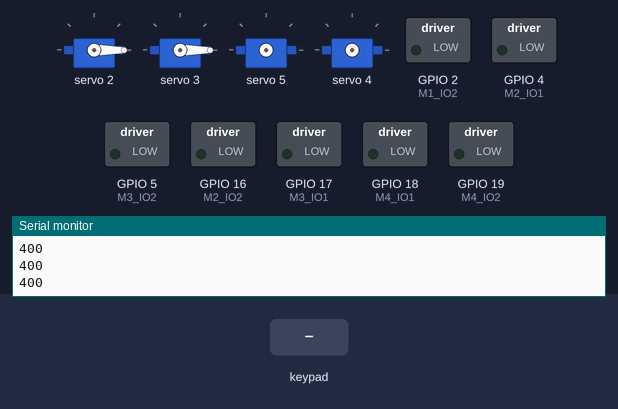
A program run on a simulated ESP32. Parts: 4 × servo, switched loads named in the program (green lamp = pin HIGH), the last lines printed to the serial monitor. The inputs (shaded band) are chosen by the test bench.

Above: at 1.3 s.
1.4 s: key 'U' pressed
At 2.6 s:
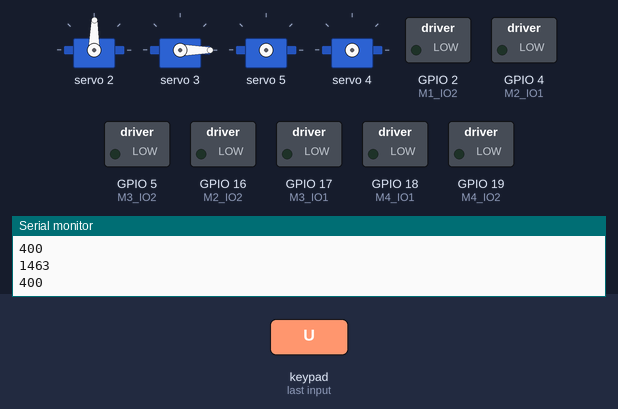
3.3 s: key 'X' pressed
4.8 s: key 'O' pressed
6.3 s: key 'S' pressed
At 7.5 s:
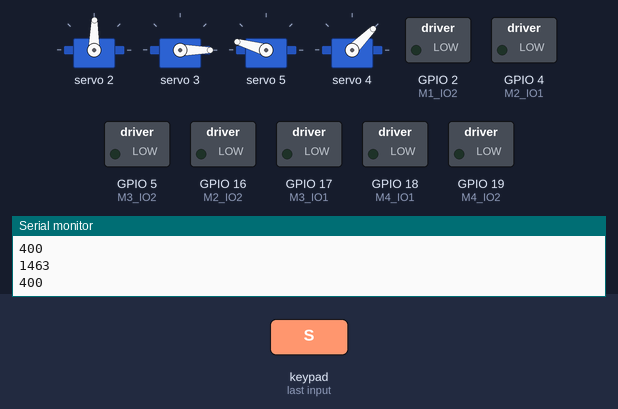
7.8 s: key 'T' pressed
At 8.8 s:
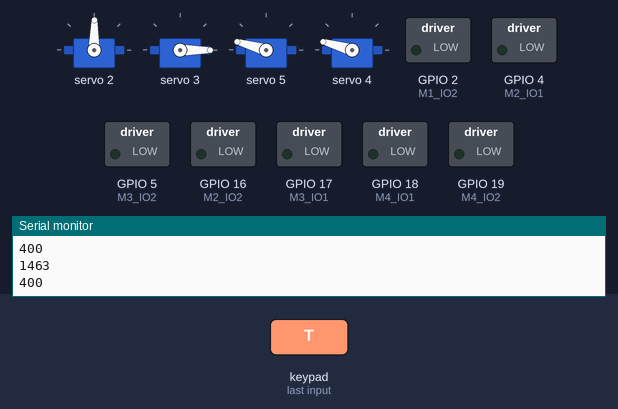
9.3 s: key 'D' pressed
At 10.1 s:
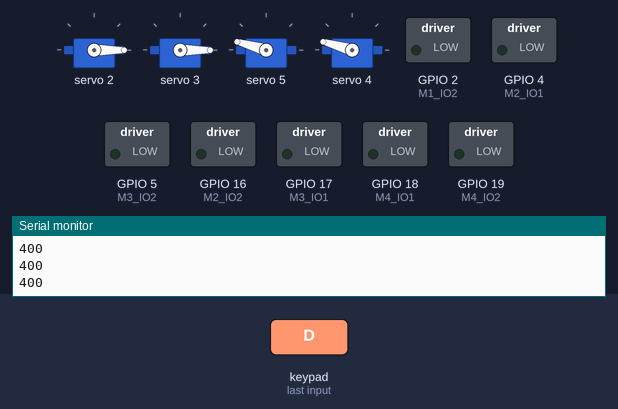
Timing chart, 0 to 12.1 s (numbered marks = the images above; inputs shaded):
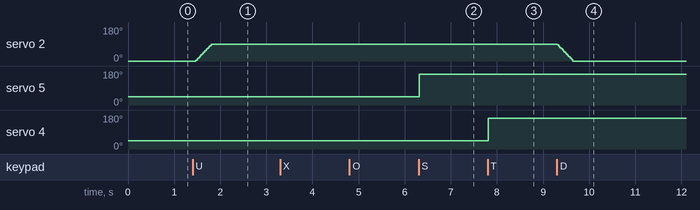

Measured:
- after the input at 1.4 s, servo 2: moves from 0° to 89° over 0.34 s, starting after 0.07 s
- after the input at 6.3 s, servo 5: 45° → 164° at once
- after the input at 7.8 s, servo 4: 45° → 164° at once
- after the input at 9.3 s, servo 2: moves from 89° to 0° over 0.34 s, starting at once

The program:

main.cpp
```cpp
#include <Arduino.h>
#include <Wire.h>
#include <Adafruit_PWMServoDriver.h>
#include <PS2X_lib.h>
#include "eeb.h"
#include "configs.h"


Servo_Motor     VRC_Servo;
PS2X            VRC_PS2;
DCMotor         VRC_Motor;

int16_t pwm_left = 0, pwm_right = 0;
bool dir_left = 0, dir_right = 0;

int servo_1_angle = 0;
int servo_2_angle = 0;


void VRC_Control(){
  if(VRC_PS2.Button(PSB_CIRCLE)){
      Serial.println("Hinh TRON");
      VRC_Servo.Angle(50, RONTARY_SERVO);
  }
  else  if(VRC_PS2.Button(PSB_TRIANGLE)){
    Serial.println("Hinh TAM GIAC");
    VRC_Servo.Angle(150, RONTARY_SERVO);
  } else VRC_Servo.Stop(RONTARY_SERVO);

  if(VRC_PS2.Button(PSB_CROSS)){
    // while(VRC_PS2.ButtonPressed(PSB_CIRCLE));
    Serial.println("Hinh PSB_CROSS");
      VRC_Servo.Angle(50, RONTARY_SERVO2);
      delay(20);
      VRC_Servo.Stop(RONTARY_SERVO2);
  } else if(VRC_PS2.Button(PSB_SQUARE)){
    // while(VRC_PS2.ButtonPressed(PSB_CIRCLE));
    Serial.println("Hinh PSB_SQUARE");
    VRC_Servo.Angle(150, RONTARY_SERVO2);
      delay(20);
      VRC_Servo.Stop(RONTARY_SERVO2);
  }  else VRC_Servo.Stop(RONTARY_SERVO2);

  // ********** Lấy bóng ***********
    if(VRC_PS2.Button(PSB_L1)){
      Serial.println("L1");
      VRC_Motor.Run(COLLECT_MOTOR, MAX_SPEED, GET_BALL);
    } else if(VRC_PS2.Button(PSB_L2)){
      Serial.println("R2");
      VRC_Motor.Run(COLLECT_MOTOR, MAX_SPEED, !GET_BALL);
    } else VRC_Motor.Stop(COLLECT_MOTOR);
  // ********** end dirrection mode ********************************//
 // ********** đẩy bóng vào chỗ bắn bóng ***********
    if(VRC_PS2.Button(PSB_PAD_UP)){
      // Serial.println("R1");
      // VRC_Servo.Angle(60,  HOLDER_SERVO);
      if( servo_1_angle < 180) servo_1_angle += 3;
    }
    if(VRC_PS2.Button(PSB_PAD_DOWN)){
      // VRC_Servo.Angle(180, HOLDER_SERVO);
      if (servo_1_angle > 0) servo_1_angle -= 3;
    }
      VRC_Servo.Angle(servo_1_angle, HOLDER_SERVO);

    if(VRC_PS2.Button(PSB_PAD_LEFT)){
      // Serial.println("R1");
      // VRC_Servo.Angle(60,  HOLDER_SERVO);
      if( servo_2_angle < 180) servo_2_angle += 3;
    }
    if(VRC_PS2.Button(PSB_PAD_RIGHT)){
      // VRC_Servo.Angle(180, HOLDER_SERVO);
      if (servo_2_angle > 0) servo_2_angle -= 3;
    }
      VRC_Servo.Angle(servo_2_angle, HOLDER_SERVO2);
  // ********** end dirrection mode ********************************//

  // ********** Bắn bóng ***********
    if(VRC_PS2.ButtonPressed(PSB_R1)){
      Serial.println("R1");
      VRC_Motor.Run(SHOOT_MOTOR, SHOOT_MOTOR_SPEED, GET_BALL);
    }
    if(VRC_PS2.ButtonPressed(PSB_R2)){
      Serial.println("R2");
      VRC_Motor.Stop(SHOOT_MOTOR);
    }
  // ********** end dirrection mode ********************************//


  // ********** dirrection Mode ***********
    if(VRC_PS2.ButtonPressed(PSB_L3)){
      Serial.println("L3");
    }
    if(VRC_PS2.ButtonPressed(PSB_R3)){
      Serial.println("R3");
    }
  // ********** end dirrection mode ********************************//

  // ********************************** CONTROL MODE ****************************************** //
    // **************************** MOVING ROBOT ALGORITHM ********************//
    int16_t val_RY, val_RX;
    // if(dirrection==1){
      val_RY = VRC_PS2.Analog(PSS_RY);
      val_RX = VRC_PS2.Analog(PSS_RX);
    // }
    // else{
    //   val_RY = VRC_PS2.Analog(PSS_LY);
    //   val_RX = VRC_PS2.Analog(PSS_LX);
    // }

    // loc nhieu
    if(val_RY>=NOISE_J_UP || val_RY<=NOISE_J_DOWN){
      val_RY = map(val_RY,0,255,MAX_PWM,-MAX_PWM);
    }
    else val_RY = 0;
    if(val_RX>=NOISE_J_UP || val_RX<=NOISE_J_DOWN){
      val_RX = map(val_RX,0,255,MAX_PWM,-MAX_PWM)*ROTATE_SPEED_SCALE;
    }
    else val_RX=0;

    // tinh toan

    if(val_RY>=0){
        pwm_left = val_RY - val_RX;
        pwm_right = val_RY + val_RX;
    }

    else{
       pwm_left = val_RY + val_RX;
       pwm_right = val_RY - val_RX;
    }


    if(abs(pwm_left)<=MIN_PWM) pwm_left = 0;
    if(abs(pwm_right)<=MIN_PWM) pwm_right = 0;

    if(pwm_right>MAX_PWM ) pwm_right = MAX_PWM ;
    if(pwm_right<-MAX_PWM ) pwm_right = -MAX_PWM ;

    if(pwm_left>MAX_PWM ) pwm_left = MAX_PWM ;
    if(pwm_left<-MAX_PWM ) pwm_left = -MAX_PWM ;

    if(pwm_left >=0) dir_left =0;
    else {
      dir_left =1;
      pwm_left = -pwm_left;
    }
    if(pwm_right >=0) dir_right =0;
    else {
      dir_right =1;
      pwm_right = -pwm_right;
    }
  // ********************** END AGORITHM **************** //


}

void setup() {

  Serial.begin(9600);
  //config ps2:
  int err = -1;

  for(int i=0; i<10; i++){
    delay(100);
    err = VRC_PS2.config_gamepad(PS2_CLK, PS2_CMD, PS2_SEL, PS2_DAT, pressures, rumble);
    Serial.print(".");
    if(!err){
      Serial.println("Sucsessfully Connect PS2 Controller!");
      break;
    }
  }
  if(err) Serial.println("Failed Connect PS2 Controller!");

  VRC_Motor.Init();
  VRC_Servo.Init();

  Serial.println("Done Setup");
}

void loop(){
      VRC_PS2.read_gamepad(false, false);

      VRC_Control();
      VRC_Motor.Run(LEFT_MOTOR,pwm_left,dir_left);
      VRC_Motor.Run(RIGHT_MOTOR,pwm_right,dir_right);
      delay(10);
}
```

eeb.h
```cpp
#ifndef _EEB_h_
#define _EEB_h_

// This library define I/O of ESP32 Expansion Board (EEB), made by tunglx
// IO control dirrection of motor
// Kinematics of different drive robot
#if ARDUINO > 22
  #include "Arduino.h"
#else
  #include "WProgram.h"
#endif

#define M1_IO1  15
#define M1_IO2  2
#define M2_IO1  4
#define M2_IO2  16
#define M3_IO1  17
#define M3_IO2  5
#define M4_IO1  18
#define M4_IO2  19

#define LIFT_UP     1
#define LIFT_DOWN   -1
#define LIFT_STOP   0

#define M1_A  8
#define M1_B  9
#define M2_A  10
#define M2_B  11
#define M3_A  12
#define M3_B  13
#define M4_A  14
#define M4_B  15

#define Servo1 2
#define Servo2 3
#define Servo3 4
#define Servo4 5
#define Servo5 6
#define Servo6 7

#define Motor_FREQ  50
#define Clock_PCA9685 27000000

class DCMotor
{
private:
    /* data */
    int16_t IN1,IN2,IN3,IN4; // 4 value to control dc motor using setPWM function of PCA9685 library
    int Motor_A[4] = {M1_A,M2_A,M3_A,M4_A}, Motor_B[4]={M1_B,M2_B,M3_B,M4_B};

public:
    int lift_stt = 0;
    void Init();
    /*!
    *  @brief  Note: motor 4 using lift mechanism and motor 3 using rotate mechanism
    *  @param  motor_number number of motor
    *  @param  pwm_input pwm to control motor, 0-4096
    *  @param  dir direction of motor, 0: clockwise 1:counterclockwise
    */
    void Run(int motor_number, int16_t pwm_input, bool dir);

    /*!
    *  @brief  Stop lift
    */
    void Stop(int motor_number);

      /*!
    *  @brief  Note: motor 4 using lift mechanism and motor 3 using rotate mechanism
    *  @param  motor_number number of motor
    *  @param  status: LIFT_UP, LIFT_DOWN or LIFT_STOP
    *  @param  pwm_input pwm to control motor, 0-4096
    */
    void Lift(int motor_number, int status, int16_t pwm_input); //up, down or stop
};


class Servo_Motor
{
private:
   int My_servo[6]={Servo1,Servo2,Servo3,Servo4,Servo5,Servo6};
   int pwm_val;
   float T_on;
   float T_ON_90 = 1.5, T_ON_0 = 1.0, T_ON_180 =2.0, Ts=20; // T_ON_90 is time in ms to control servo in 90 degree.Ts is cycle of PWM control servo: 20ms ~ freq: 50Hz

public:

   void Init();

    /*!
    *  @brief  Control angle of servo function
    *  @param  angle angle of motor, 0-180. If servo 360, 0 is CW, 180 is CCW, 90 is stop
    *  @param  servo_num  number of servo
    */
   void Angle(int angle, int servo_num);
   void Stop(int servo_num);


};

void scan_i2c();
#endif
```

eeb.cpp
```cpp
#include <EEB.h>
#include <Adafruit_PWMServoDriver.h>
#include <math.h>

Adafruit_PWMServoDriver pwm = Adafruit_PWMServoDriver();
bool motor_init_stt = 0;


void DCMotor::Init(){
    pinMode(M1_IO1,OUTPUT); pinMode(M1_IO2,OUTPUT); pinMode(M2_IO1,OUTPUT); pinMode(M2_IO2,OUTPUT);
    pinMode(M3_IO1,OUTPUT); pinMode(M3_IO2,OUTPUT); pinMode(M4_IO1,OUTPUT); pinMode(M4_IO2,OUTPUT);
    pwm.begin();
    pwm.setOscillatorFrequency(Clock_PCA9685);
    pwm.setPWMFreq(Motor_FREQ);
    pwm.setPWM(1, 0,0); pwm.setPWM(2, 0,0); pwm.setPWM(3, 0,0); pwm.setPWM(4, 0,0);
    motor_init_stt = 1;
}

void DCMotor::Run(int motor_number, int16_t pwm_input, bool dir){
    if(dir==1) {
        IN1 = 0;  IN2 = pwm_input;
        IN3 = 0;  IN4 = 0;
    }
    else{
        IN1 = 0;  IN2 = 0;
        IN3 = 0;  IN4 = pwm_input;
    }
    pwm.setPWM(Motor_A[motor_number-1], IN1,IN2);
    pwm.setPWM(Motor_B[motor_number-1], IN3,IN4);
}

void DCMotor::Stop(int motor_number){
    IN1 = 0; IN2 = 4096; IN3 = 0; IN4 = 4096;
    pwm.setPWM(Motor_A[motor_number-1], IN1,IN2);
    pwm.setPWM(Motor_B[motor_number-1], IN3,IN4);
}

void DCMotor::Lift(int motor_number, int status, int16_t pwm_input){

    switch(status){
        case LIFT_UP:
            pwm.setPWM(Motor_A[motor_number-1], 0, pwm_input);
            pwm.setPWM(Motor_B[motor_number-1], 0, 0);
            lift_stt = 1;
        break;

        case LIFT_DOWN:
            pwm.setPWM(Motor_A[motor_number-1], 0, 0);
            pwm.setPWM(Motor_B[motor_number-1], 0, pwm_input);
            lift_stt = -1;
        break;

        case LIFT_STOP:
            pwm.setPWM(Motor_A[motor_number-1], 4096, 4096);
            pwm.setPWM(Motor_B[motor_number-1], 4096, 4096);
            lift_stt = 0;
        break;
    }
} //up, down or stop
void Servo_Motor::Init(){
    if(!motor_init_stt){
        pwm.begin();
        pwm.setOscillatorFrequency(Clock_PCA9685);
        pwm.setPWMFreq(Motor_FREQ);
    }
}

void Servo_Motor::Angle(int angle, int servo_num){
    long tmp = map(angle,0,180,400,2600); // T_on in ms
    // T_on = tmp / 1000.0;
    Serial.println(tmp);
    // Serial.println(T_on*1000);
    pwm.writeMicroseconds(My_servo[servo_num-1], tmp);
    //pwm_val = (int) (T_on/(Ts/4096));
    //pwm.setPWM(My_servo[servo_num-1],0,pwm_val);
}

void Servo_Motor::Stop(int servo_num){
    pwm.setPWM(My_servo[servo_num-1],4096,4096);
}
```

configs.h
```cpp
// #define MAX_PWM 800
#define MIN_PWM 50
#define BASE_LINE_PWM 500

//mid joystick has value: 128 -> offset it to safe in control
#define NOISE_J_UP      140
#define NOISE_J_DOWN    116

#define MAX_SPEED 4000
#define SHOOT_MOTOR_SPEED (4000*3/2)
#define COLECT_MOTOR_SPPED (MAX_SPEED)
#define GET_BALL 1
#define ROTATE_SPEED_SCALE 0.75

uint16_t MAX_PWM = 1400; // tốc độ motor

#define LEFT_MOTOR      1
#define RIGHT_MOTOR     2
#define COLLECT_MOTOR      3
#define SHOOT_MOTOR    4

#define PICK_UP_SERVO1   3
#define PICK_UP_SERVO2   4

#define HOLDER_SERVO    1
#define HOLDER_SERVO2   2

#define RONTARY_SERVO    3
#define RONTARY_SERVO2   4

#define OSICILLATOR_FREQUENCY 27000000
#define PWM_FREQUENCY 60
#define I2C_COM_CLOCK 400000
#define MAX_PWM_VAL 4095


#define PS2_DAT 39
#define PS2_CMD 13
#define PS2_SEL 15
#define PS2_CLK 14
#define pressures false
#define rumble false
```
